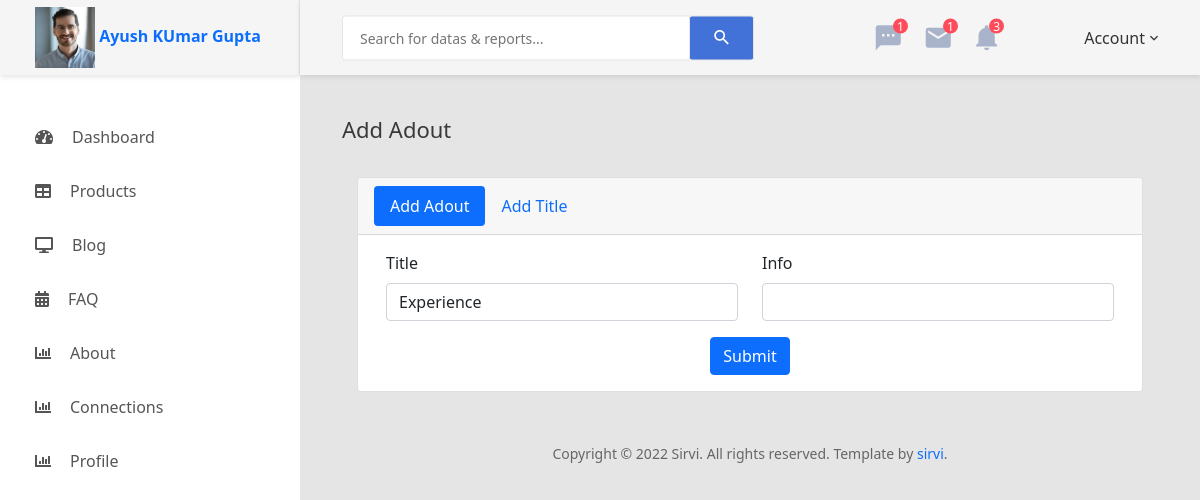
Page /new-folder/admin/add-about.php (signed in) on the committed database.
### tables this page shows
CREATE TABLE `useradmin` (
  `id` int(11) NOT NULL,
  `profile_id` varchar(100) NOT NULL,
  `image` varchar(200) NOT NULL,
  `username` varchar(50) NOT NULL,
  `password` varchar(255) NOT NULL,
  `email` varchar(100) NOT NULL,
  `last_name` varchar(200) NOT NULL,
  `designation` varchar(200) NOT NULL,
  `company` varchar(200) NOT NULL,
  `business_category` varchar(200) NOT NULL,
  `logo` varchar(200) NOT NULL,
  `thumbnail_image` varchar(200) NOT NULL,
  `thames_color` varchar(100) NOT NULL,
  `text_color` varchar(100) NOT NULL,
  `footer_color` varchar(100) NOT NULL,
  `connections_id` varchar(100) NOT NULL,
  `admin_status` varchar(100) NOT NULL
);

### new-folder/admin/add-about.php (the view, shortened to what this page needs)
<?php
 include 'header.php';
 $admin_user=$_SESSION['login_user'];
$row=mysqli_fetch_assoc(mysqli_query($db, "select * from useradmin where username='$admin_user'"));
$adminuser_id = $row['id'];
$sql =  "select * from 	cat_about where adminuser_id='$adminuser_id'";
$res = mysqli_query($db, $sql);
?>
            <div class="main-content">
                <div class="section__content section__content--p30">
                    <div class="container-fluid">
                    <h3 class="title-5 m-b-35">Add Adout</h3>
                    <div class="col-lg-12">
                                <div class="card">
                                    <div class="card-header">
                                        <ul class="nav nav-pills">
                                        <li class="nav-item">
                                            <a class="nav-link active" data-bs-toggle="pill" href="#home">Add Adout</a>
                                        </li>
                                        <li class="nav-item">
                                            <a class="nav-link" data-bs-toggle="pill" href="#menu1">Add Title</a>
                                        </li>
                                        </ul>
                                    </div>
                                <div class="tab-content">
                                <div class="tab-pane container active" id="home">
                                    <div class="card-body card-block">
                                        <form action="add-form-query.php" method="post" enctype="multipart/form-data" class="form-horizontal">
                                            <div class="row form-group">
                                            <div class="col-12 col-md-6">
                                                <label for="select" class=" form-control-label">Title</label>
                                                <select id="select" name="title_name" class="form-control" required>
                                                   <?php
                                                    while ($row = mysqli_fetch_assoc($res)) {
                                                    ?>
                                                    <option value="<?php echo $row['about_category'] ?>"><?php echo $row['about_category'] ?></option>
                                                    <?php
                                                    }
                                                    ?>
                                                </select>
                                                </div>
                                                <div class="col-6 col-md-6">
                                                    <label for="text-input" class=" form-control-label">Info</label>
                                                    <input type="text" id="text-input" name="adout_name" placeholder="" class="form-control" required>
                                                </div>
                                            </div>
                                            <div class="text-center">
                                                <button type="submit" class="btn btn-primary" name="about">Submit </button>
                                            </div>
                                        </form>
                                    </div>
                                    </div>
                                </div>
                                </div>
                            </div>
                        <div class="row">
                            <div class="col-md-12">
                                <div class="copyright">
                                    <p>Copyright © 2022 Sirvi. All rights reserved. Template by <a href="#">sirvi</a>.</p>
                                </div>
                            </div>
                        </div>
                    </div>
                </div>
            </div>
<?php include 'footer.php' ?>

### new-folder/admin/header.php (shortened to what this page needs)
<?php
include("config.php");
$admin_user=$_SESSION['login_user'];
$row=mysqli_fetch_assoc(mysqli_query($db, "select * from useradmin where username='$admin_user'"));
?>
<!DOCTYPE html>
<html lang="en">
<head>
    <link href="css/font-face.css" rel="stylesheet" media="all">
    <link href="vendor/font-awesome-4.7/css/font-awesome.min.css" rel="stylesheet" media="all">
    <link href="vendor/font-awesome-5/css/fontawesome-all.min.css" rel="stylesheet" media="all">
    <link href="vendor/mdi-font/css/material-design-iconic-font.min.css" rel="stylesheet" media="all">
    <link href="vendor/bootstrap-4.1/bootstrap.min.css" rel="stylesheet" media="all">
    <link href="vendor/animsition/animsition.min.css" rel="stylesheet" media="all">
    <link href="vendor/bootstrap-progressbar/bootstrap-progressbar-3.3.4.min.css" rel="stylesheet" media="all">
    <link href="vendor/wow/animate.css" rel="stylesheet" media="all">
    <link href="vendor/css-hamburgers/hamburgers.min.css" rel="stylesheet" media="all">
    <link href="vendor/slick/slick.css" rel="stylesheet" media="all">
    <link href="vendor/select2/select2.min.css" rel="stylesheet" media="all">
    <link href="vendor/perfect-scrollbar/perfect-scrollbar.css" rel="stylesheet" media="all">
    <link href="css/theme.css" rel="stylesheet" media="all">
    <link href="https://cdn.jsdelivr.net/npm/bootstrap@5.0.2/dist/css/bootstrap.min.css" rel="stylesheet">
</head>
<body class="animsition">
    <div class="page-wrapper">
        <aside class="menu-sidebar d-none d-lg-block">
            <div class="logo">
                <a href="#">
                    <img src="images/admin-img/<?php echo $row['image'] ?>" width="60px" height="60px" alt="" />
                    <span><b><?php echo $row['username'] ?></b></span>
                </a>
            </div>
            <div class="menu-sidebar__content js-scrollbar1">
                <nav class="navbar-sidebar">
                    <ul class="list-unstyled navbar__list">
                    <li class="has-sub">
                            <a class="js-arrow" href="dashboard.php">
                                <i class="fas fa-tachometer-alt"></i>Dashboard</a>
                        </li>
						<li class="has-sub">
                            <a class="js-arrow" href="#">
                                <i class="fas fa-table"></i>Products</a>
                        </li>
                        <li class="has-sub">
                            <a class="js-arrow" href="#">
                                <i class="fas fa-desktop"></i>Blog</a>
                        </li>
                        <li class="has-sub">
                            <a class="js-arrow" href="#">
                            <i class="fas fa-calendar-alt"></i>FAQ</a>
                        </li>
                        <li class="has-sub">
                            <a class="js-arrow" href="#">
                            <i class="fas fa-chart-bar"></i>About</a>
                        </li>
                         <li class="has-sub">
                            <a class="js-arrow" href="#">
                            <i class="fas fa-chart-bar"></i>Connections</a>
                        </li>
                        <li class="has-sub">
                            <a class="js-arrow" href="#">
                            <i class="fas fa-chart-bar"></i>Profile</a>
                        </li>
                    </ul>
                </nav>
            </div>
        </aside>
        <div class="page-container">
            <header class="header-desktop">
                <div class="section__content section__content--p30">
                    <div class="container-fluid">
                        <div class="header-wrap">
                            <form class="form-header" action="" method="POST">
                                <input class="au-input au-input--xl" type="text" name="search" placeholder="Search for datas &amp; reports..." />
                                <button class="au-btn--submit" type="submit">
                                    <i class="zmdi zmdi-search"></i>
                                </button>
                            </form>
                            <div class="header-button">
                                <div class="noti-wrap">
                                    <div class="noti__item js-item-menu">
                                        <i class="zmdi zmdi-comment-more"></i>
                                        <span class="quantity">1</span>
                                    </div>
                                    <div class="noti__item js-item-menu">
                                        <i class="zmdi zmdi-email"></i>
                                        <span class="quantity">1</span>
                                    </div>
                                    <div class="noti__item js-item-menu">
                                        <i class="zmdi zmdi-notifications"></i>
                                        <span class="quantity">3</span>
                                    </div>
                                </div>
                                <div class="account-wrap">
                                    <div class="account-item clearfix js-item-menu">
                                        <div class="content">
                                            <a class="js-acc-btn" href="#">Account</a>
                                        </div>
                                    </div>
                                </div>
                            </div>
                        </div>
                    </div>
                </div>
            </header>

### new-folder/admin/header.php (style rules this page uses)
a { text-decoration: none; }

### rows in the picture
useradmin: image (picture), username "Ayush KUmar Gupta"

### other values in the picture
form field title_name "Experience"
